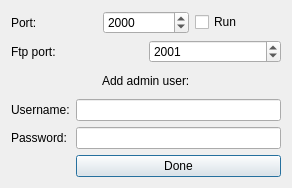
<?xml version="1.0" encoding="UTF-8"?>
<ui version="4.0">
 <class>Dialog</class>
 <widget class="QDialog" name="Dialog">
  <property name="geometry">
   <rect>
    <x>0</x>
    <y>0</y>
    <width>292</width>
    <height>188</height>
   </rect>
  </property>
  <property name="windowTitle">
   <string>Dialog</string>
  </property>
  <layout class="QVBoxLayout" name="verticalLayout">
   <item>
    <layout class="QHBoxLayout" name="horizontalLayout">
     <item>
      <widget class="QLabel" name="label">
       <property name="text">
        <string>Port:</string>
       </property>
      </widget>
     </item>
     <item>
      <widget class="QSpinBox" name="spinBox">
       <property name="minimum">
        <number>2</number>
       </property>
       <property name="maximum">
        <number>65565</number>
       </property>
       <property name="singleStep">
        <number>1</number>
       </property>
       <property name="value">
        <number>2000</number>
       </property>
      </widget>
     </item>
     <item>
      <widget class="QCheckBox" name="checkBoxRun">
       <property name="text">
        <string>Run</string>
       </property>
      </widget>
     </item>
    </layout>
   </item>
   <item>
    <layout class="QHBoxLayout" name="horizontalLayout_2">
     <item>
      <widget class="QLabel" name="label_2">
       <property name="text">
        <string>Ftp port:</string>
       </property>
      </widget>
     </item>
     <item>
      <widget class="QSpinBox" name="spinBoxFtpPort">
       <property name="minimum">
        <number>2</number>
       </property>
       <property name="maximum">
        <number>65565</number>
       </property>
       <property name="singleStep">
        <number>1</number>
       </property>
       <property name="value">
        <number>2001</number>
       </property>
      </widget>
     </item>
    </layout>
   </item>
   <item>
    <layout class="QHBoxLayout" name="horizontalLayout_3">
     <item>
      <spacer name="horizontalSpacer">
       <property name="orientation">
        <enum>Qt::Horizontal</enum>
       </property>
       <property name="sizeHint" stdset="0">
        <size>
         <width>40</width>
         <height>20</height>
        </size>
       </property>
      </spacer>
     </item>
     <item>
      <widget class="QLabel" name="label_3">
       <property name="text">
        <string>Add admin user:</string>
       </property>
      </widget>
     </item>
     <item>
      <spacer name="horizontalSpacer_2">
       <property name="orientation">
        <enum>Qt::Horizontal</enum>
       </property>
       <property name="sizeHint" stdset="0">
        <size>
         <width>40</width>
         <height>20</height>
        </size>
       </property>
      </spacer>
     </item>
    </layout>
   </item>
   <item>
    <layout class="QFormLayout" name="formLayout">
     <item row="0" column="0">
      <widget class="QLabel" name="label_4">
       <property name="text">
        <string>Username:</string>
       </property>
      </widget>
     </item>
     <item row="0" column="1">
      <widget class="QLineEdit" name="lineEditUsername"/>
     </item>
     <item row="1" column="0">
      <widget class="QLabel" name="label_5">
       <property name="text">
        <string>Password:</string>
       </property>
      </widget>
     </item>
     <item row="1" column="1">
      <widget class="QLineEdit" name="lineEditPassword">
       <property name="echoMode">
        <enum>QLineEdit::Password</enum>
       </property>
      </widget>
     </item>
     <item row="2" column="1">
      <widget class="QPushButton" name="pushButtonAddAdmin">
       <property name="text">
        <string>Done</string>
       </property>
      </widget>
     </item>
    </layout>
   </item>
  </layout>
 </widget>
 <layoutdefault spacing="6" margin="11"/>
 <tabstops>
  <tabstop>spinBox</tabstop>
  <tabstop>checkBoxRun</tabstop>
  <tabstop>spinBoxFtpPort</tabstop>
  <tabstop>lineEditUsername</tabstop>
  <tabstop>lineEditPassword</tabstop>
  <tabstop>pushButtonAddAdmin</tabstop>
 </tabstops>
 <resources/>
 <connections/>
</ui>
